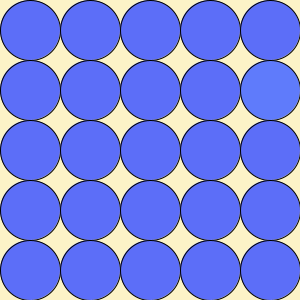
Frame 1 (no input)
Frame 60 (the mouse pressed at the canvas centre just before this capture): identical to frame 1, image omitted
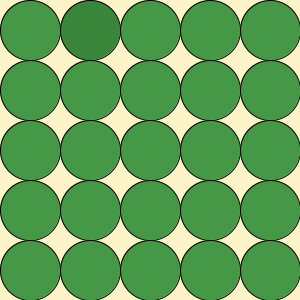
Frame 120 (the mouse held since frame 60 and released just before this capture)

The Processing sketch that drew these frames (run headless with seeded random() and noise(); from frame 60 on, the mouse is pressed at the canvas centre):

// Processing sketch: week03_9_diffColorGame
// ── week03_9_diffColorGame.pde
void setup(){
  size(300,300);
  colorMode(HSB, 360, 100, 100);
  chooseColor();
}
void mousePressed(){
  chooseColor();
}
int I,J;
float h,s,b,dh,ds,db;
void chooseColor(){
  h = random(360);
  s = random(50, 100);
  b = random(50, 100);
  I = int(random(5));
  J = int(random(5));
  dh = random(-10,+10);
  ds = random(-10,+10);
  db = random(-10,+10);
}
void draw(){
  background(50,21,99);
  for(int i=0; i<5; i++){
    for(int j=0; j<5; j++){
      if(i==I && j==J) fill(h+dh, s+ds, b+db);
      else fill(h,s,b);
      ellipse(30+j*60, 30+i*60, 60, 60);
    }
  }
}
